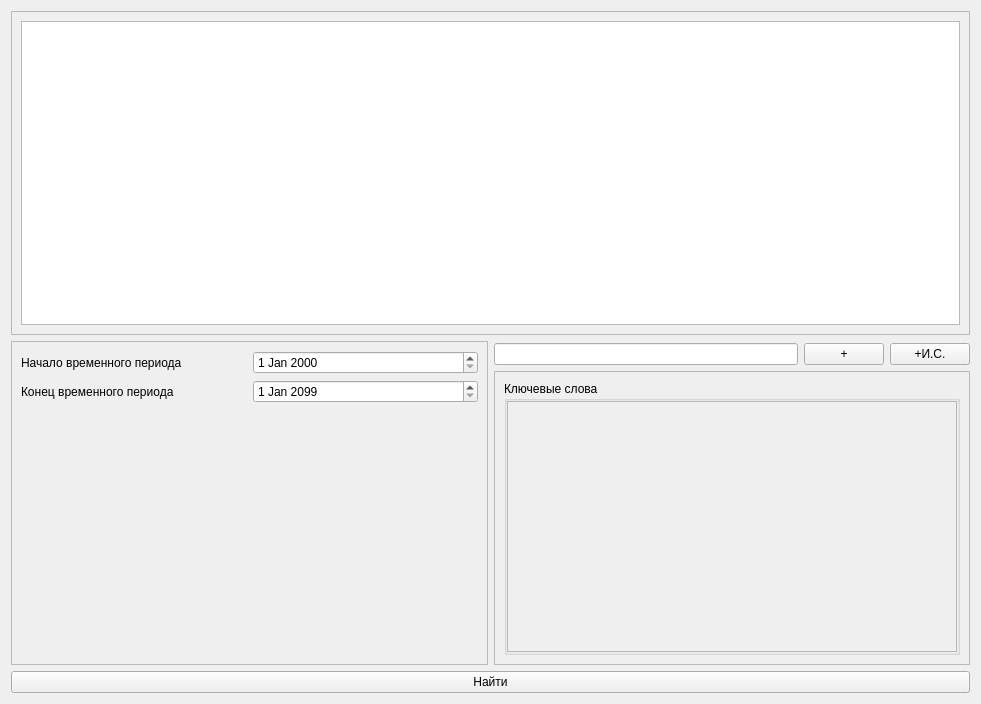
<?xml version="1.0" encoding="UTF-8"?>
<ui version="4.0">
 <class>Form</class>
 <widget class="QWidget" name="Form">
  <property name="geometry">
   <rect>
    <x>0</x>
    <y>0</y>
    <width>981</width>
    <height>704</height>
   </rect>
  </property>
  <property name="windowTitle">
   <string>Form</string>
  </property>
  <layout class="QGridLayout" name="gridLayout_5">
   <item row="0" column="0">
    <layout class="QGridLayout" name="gridLayout_3">
     <item row="0" column="0">
      <widget class="QScrollArea" name="scrollArea">
       <property name="widgetResizable">
        <bool>true</bool>
       </property>
       <widget class="QWidget" name="scrollAreaWidgetContents">
        <property name="geometry">
         <rect>
          <x>0</x>
          <y>0</y>
          <width>959</width>
          <height>321</height>
         </rect>
        </property>
        <layout class="QVBoxLayout" name="verticalLayout_2">
         <item>
          <widget class="QTableWidget" name="tblResults"/>
         </item>
        </layout>
       </widget>
      </widget>
     </item>
    </layout>
   </item>
   <item row="1" column="0">
    <layout class="QHBoxLayout" name="horizontalLayout_2" stretch="1,1">
     <item>
      <widget class="QScrollArea" name="scrollArea_3">
       <property name="widgetResizable">
        <bool>true</bool>
       </property>
       <widget class="QWidget" name="scrollAreaWidgetContents_3">
        <property name="geometry">
         <rect>
          <x>0</x>
          <y>0</y>
          <width>476</width>
          <height>320</height>
         </rect>
        </property>
        <layout class="QGridLayout" name="gridLayout_2">
         <item row="5" column="0">
          <widget class="QLabel" name="label_2">
           <property name="text">
            <string>Конец временного периода</string>
           </property>
          </widget>
         </item>
         <item row="6" column="0">
          <spacer name="verticalSpacer">
           <property name="orientation">
            <enum>Qt::Vertical</enum>
           </property>
           <property name="sizeHint" stdset="0">
            <size>
             <width>20</width>
             <height>40</height>
            </size>
           </property>
          </spacer>
         </item>
         <item row="4" column="1">
          <widget class="QDateEdit" name="deStart"/>
         </item>
         <item row="5" column="1">
          <widget class="QDateEdit" name="deEnd">
           <property name="dateTime">
            <datetime>
             <hour>0</hour>
             <minute>0</minute>
             <second>0</second>
             <year>2099</year>
             <month>1</month>
             <day>1</day>
            </datetime>
           </property>
           <property name="maximumDate">
            <date>
             <year>7999</year>
             <month>12</month>
             <day>31</day>
            </date>
           </property>
          </widget>
         </item>
         <item row="4" column="0">
          <widget class="QLabel" name="label">
           <property name="text">
            <string>Начало временного периода</string>
           </property>
          </widget>
         </item>
        </layout>
       </widget>
      </widget>
     </item>
     <item>
      <layout class="QGridLayout" name="gridLayout_4" rowstretch="0,0,0,1" rowminimumheight="1,1,1,1">
       <item row="2" column="0">
        <layout class="QGridLayout" name="gridLayout_6">
         <item row="0" column="2">
          <widget class="QPushButton" name="btnPlusIS">
           <property name="cursor">
            <cursorShape>ArrowCursor</cursorShape>
           </property>
           <property name="text">
            <string>+И.С.</string>
           </property>
          </widget>
         </item>
         <item row="0" column="0">
          <widget class="QLineEdit" name="txtKey"/>
         </item>
         <item row="0" column="1">
          <widget class="QPushButton" name="btnAdd">
           <property name="text">
            <string>+</string>
           </property>
          </widget>
         </item>
        </layout>
       </item>
       <item row="3" column="0">
        <widget class="QScrollArea" name="scrollArea_2">
         <property name="widgetResizable">
          <bool>true</bool>
         </property>
         <widget class="QWidget" name="scrollAreaWidgetContents_2">
          <property name="geometry">
           <rect>
            <x>0</x>
            <y>0</y>
            <width>473</width>
            <height>283</height>
           </rect>
          </property>
          <layout class="QGridLayout" name="gridLayout">
           <item row="0" column="0">
            <widget class="QGroupBox" name="gbKeys">
             <property name="title">
              <string>Ключевые слова</string>
             </property>
             <layout class="QVBoxLayout" name="verticalLayout">
              <property name="leftMargin">
               <number>0</number>
              </property>
              <property name="topMargin">
               <number>0</number>
              </property>
              <property name="rightMargin">
               <number>0</number>
              </property>
              <property name="bottomMargin">
               <number>0</number>
              </property>
              <item>
               <widget class="QScrollArea" name="scrollArea_4">
                <property name="widgetResizable">
                 <bool>true</bool>
                </property>
                <widget class="QWidget" name="scrollAreaWidgetContents_4">
                 <property name="geometry">
                  <rect>
                   <x>0</x>
                   <y>0</y>
                   <width>447</width>
                   <height>237</height>
                  </rect>
                 </property>
                 <layout class="QVBoxLayout" name="verticalLayout_3">
                  <item>
                   <layout class="QVBoxLayout" name="vlKeys"/>
                  </item>
                 </layout>
                </widget>
               </widget>
              </item>
             </layout>
            </widget>
           </item>
          </layout>
         </widget>
        </widget>
       </item>
      </layout>
     </item>
    </layout>
   </item>
   <item row="2" column="0">
    <widget class="QPushButton" name="btnFind">
     <property name="text">
      <string>Найти</string>
     </property>
    </widget>
   </item>
  </layout>
 </widget>
 <resources/>
 <connections/>
</ui>
